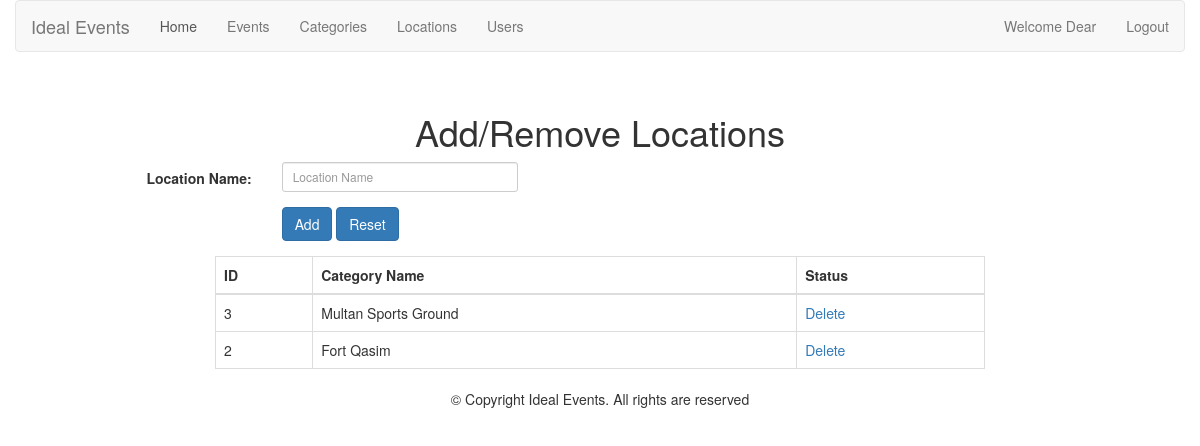
Screenshot of /admin/location.php (signed in) with the database file from the repository.
### tables this page shows
CREATE TABLE IF NOT EXISTS `location` (
  `loc_id` int(11) NOT NULL AUTO_INCREMENT,
  `loc_name` varchar(255) NOT NULL,
  `loc_status` varchar(255) NOT NULL,
  PRIMARY KEY (`loc_id`)
);

### admin/location.php (the view, shortened to what this page needs)
<?php
require "header.php";
?>
<br />
				<div class="row">
					<div class="site-header"><h1 class="text-center">Add/Remove Locations</div>
					<div class="col-lg-8">
						<form action="?add=1" method="post" class="form-horizontal" role="form">
								<div class="form-group form-group-sm">
										<label for="locaton_name" class="col-sm-4 control-label">Location Name:</label>
												<div class="col-sm-4">
										<input type="text" class="form-control" name="location_name" placeholder="Location Name">
												</div>
								</div>
								<div class="form-group">
											<div class="col-sm-offset-4 col-sm-4">
												<input type="submit" class="btn btn-primary" value="Add" />
												<input type="reset" class="btn btn-primary" value="Reset" />
											</div>
										</div>
							</form>
					</div>
				</div>
				<?php
				$conn=new mysqli("localhost","root","","events");
				$result=$conn->query("SELECT * FROM location");
				?>
				<div class="row">
					<div class="col-md-8 col-md-offset-2">
					<table class="table table-bordered">
					<?php
					if ($result->num_rows>0)
					{
					echo "<thead>";
					echo "<tr><th>ID</th><th>Category Name</th><th>Status</th></tr>";
					echo "</thead>";
					echo "<tbody>";
						while ($row=$result->fetch_assoc())
						{
						echo "<tr><td>".$row["loc_id"]."</td>";
						echo "<td>".$row["loc_name"]."</td>";
						echo "<td><a href=?delete=".$row['loc_id'].">Delete</a></td></tr>";
						}
					}
					else
					{
						echo "<thead>";
						echo "<tr><th>No records found</th></tr>";
						echo "</thead>";
						echo "<tbody>";
					}
					?>
					</tbody>
					</table>
					</div>
				</div>
			<?php require "footer.php"; ?>

### rows the page displays
location: loc_id "3", loc_name "Multan Sports Ground"
location: loc_id "2", loc_name "Fort Qasim"
